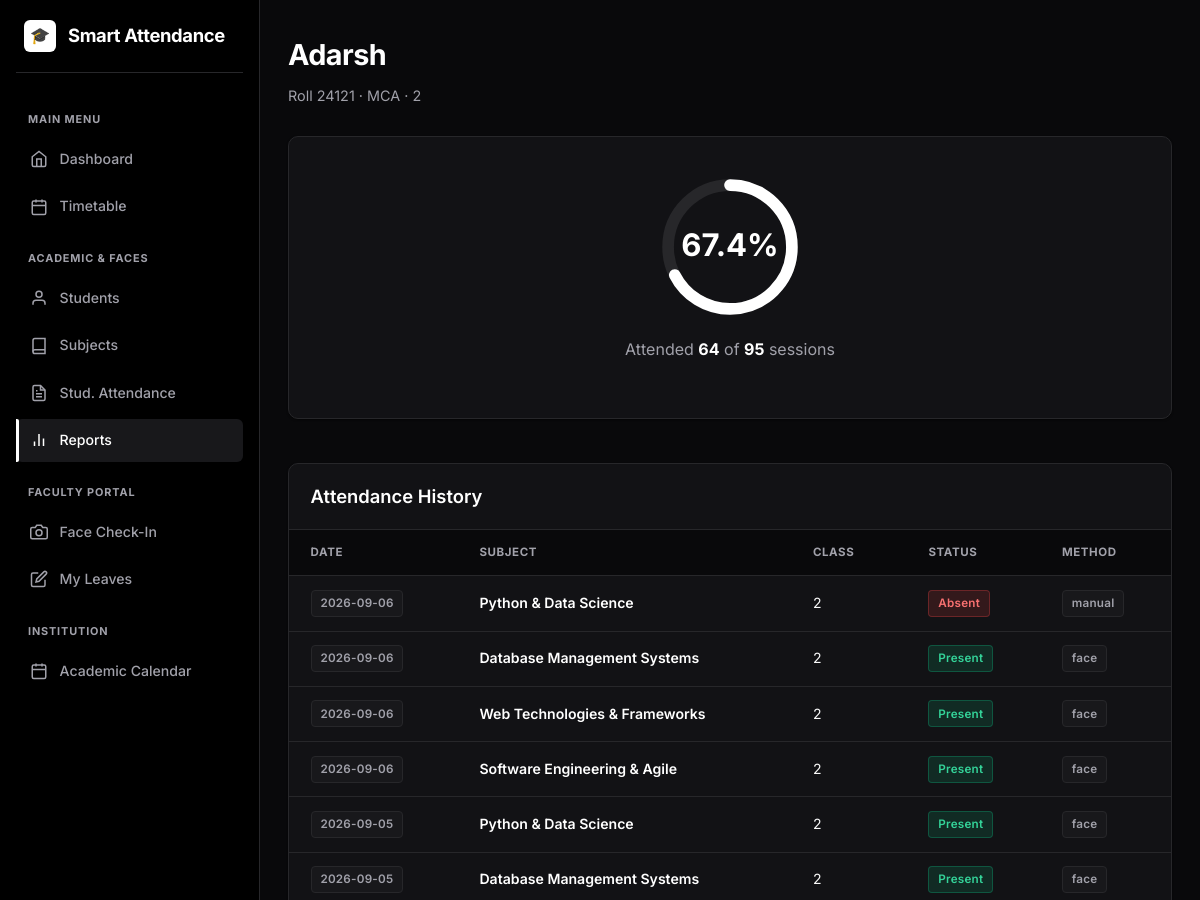
The page /reports/student/9 (signed in, upper part) on the database as committed earlier.
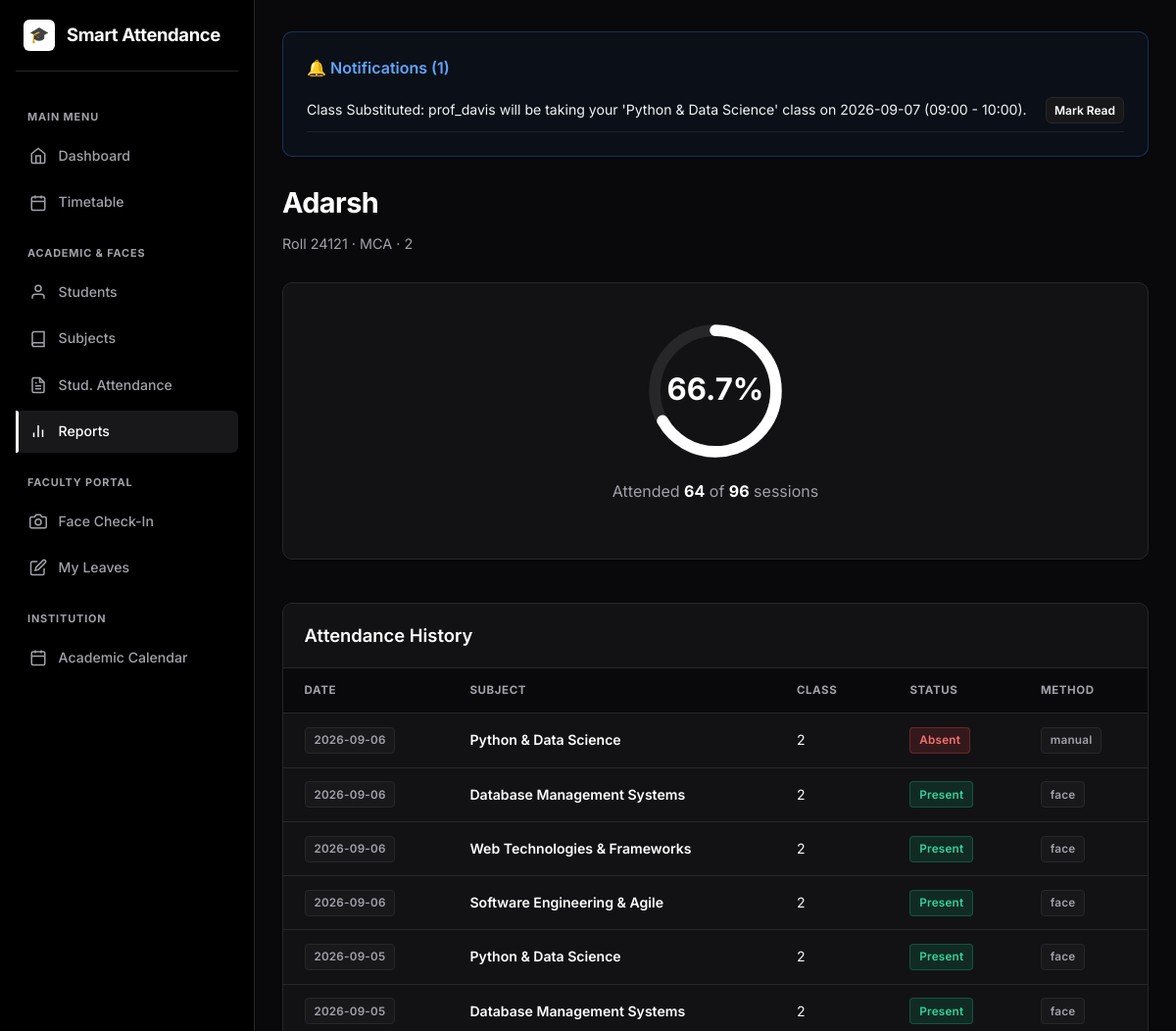
The same page on the database as committed later.
### models.py (models this page shows, shortened)
class Attendance(db.Model):
    __tablename__ = "attendance"
    __table_args__ = (
        db.UniqueConstraint("session_id", "student_id", name="uq_session_student"),
    )
    id = db.Column(db.Integer, primary_key=True)
    session_id = db.Column(db.Integer, db.ForeignKey("sessions.id"), nullable=False)
    student_id = db.Column(db.Integer, db.ForeignKey("students.id"), nullable=False)
    status = db.Column(db.String(10), default="present")  # present / absent
    method = db.Column(db.String(10), default="face")      # face / manual
    marked_at = db.Column(db.DateTime, default=datetime.utcnow)

class AttendanceSession(db.Model):
    __tablename__ = "sessions"
    id = db.Column(db.Integer, primary_key=True)
    subject_id = db.Column(db.Integer, db.ForeignKey("subjects.id"), nullable=False)
    faculty_id = db.Column(db.Integer, db.ForeignKey("users.id"), nullable=True)
    faculty = db.relationship("User", foreign_keys=[faculty_id])
    class_name = db.Column(db.String(80), default="")
    session_date = db.Column(db.Date, default=date.today)
    created_at = db.Column(db.DateTime, default=datetime.utcnow)
    records = db.relationship(
        "Attendance", backref="session", cascade="all, delete-orphan"
    )

class Subject(db.Model):
    __tablename__ = "subjects"
    id = db.Column(db.Integer, primary_key=True)
    code = db.Column(db.String(40), unique=True, nullable=False)
    name = db.Column(db.String(120), nullable=False)
    faculty_id = db.Column(db.Integer, db.ForeignKey("users.id"), nullable=True)
    faculty = db.relationship("User", foreign_keys=[faculty_id])
    sessions = db.relationship(
        "AttendanceSession", backref="subject", cascade="all, delete-orphan"
    )

class Notification(db.Model):
    __tablename__ = "notifications"
    id = db.Column(db.Integer, primary_key=True)
    user_id = db.Column(db.Integer, db.ForeignKey("users.id"), nullable=False)
    user = db.relationship("User", foreign_keys=[user_id], backref=db.backref("notifications", cascade="all, delete-orphan"))
    message = db.Column(db.String(255), nullable=False)
    is_read = db.Column(db.Boolean, default=False)
    created_at = db.Column(db.DateTime, default=datetime.utcnow)
    action_url = db.Column(db.String(255), nullable=True)
    claim_id = db.Column(db.Integer, db.ForeignKey("timetable_claims.id", ondelete="CASCADE"), nullable=True)
    claim = db.relationship("TimetableClaim", backref=db.backref("notifications", cascade="all, delete-orphan"))

### blueprints/reports.py (the view)
@reports_bp.route("/student/<int:student_id>")
@login_required
def student_detail(student_id):
    student = Student.query.get_or_404(student_id)
    if current_user.role == ROLE_STUDENT and current_user.student_id != student.id:
        abort(403)
    records = (Attendance.query
               .filter_by(student_id=student.id)
               .join(AttendanceSession)
               .order_by(AttendanceSession.session_date.desc())
               .all())
    total_sessions = AttendanceSession.query.count()
    present = sum(1 for r in records if r.status in ["present", "excused"])
    pct = round(100.0 * present / total_sessions, 1) if total_sessions else 0.0
    return render_template("reports/student.html", student=student,
                           records=records, present=present,
                           total_sessions=total_sessions, percentage=pct)

### templates/reports/student.html (shortened to what this page needs)
{% extends "base.html" %}
{% block content %}
<h1>{{ student.name }}</h1>
<p class="subtitle">Roll {{ student.roll_number }} · {{ student.department or '—' }} · {{ student.class_name or '—' }}</p>
<div class="card" style="text-align:center; padding: 2.5rem 1.5rem;">
  <div style="position:relative; width:140px; height:140px; margin: 0 auto 1.25rem;">
    <svg viewBox="0 0 36 36" class="circular-chart" style="width:100%; height:100%;">
      <path class="circle-bg"
        d="M18 2.0845
          a 15.9155 15.9155 0 0 1 0 31.831
          a 15.9155 15.9155 0 0 1 0 -31.831"
      />
      <path class="circle"
        stroke="#ffffff"
        stroke-dasharray="{{ percentage }}, 100"
        d="M18 2.0845
          a 15.9155 15.9155 0 0 1 0 31.831
          a 15.9155 15.9155 0 0 1 0 -31.831"
      />
      <text x="18" y="20.35" class="percentage">{{ percentage }}%</text>
    </svg>
  </div>
  <p class="muted" style="font-size: 1rem;">Attended <strong style="color:#fff;">{{ present }}</strong> of <strong style="color:#fff;">{{ total_sessions }}</strong> sessions</p>
</div>
<div class="card card-table" style="margin-top:1.5rem;">
  <div class="card-table-header">
    <h2>Attendance History</h2>
  </div>
  {% if records %}
  <div class="table-responsive">
    <table>
      <thead>
        <tr><th>Date</th><th>Subject</th><th>Class</th><th>Status</th><th>Method</th></tr>
      </thead>
      <tbody>
        {% for r in records %}
        <tr>
          <td><span class="badge badge-muted">{{ r.session.session_date }}</span></td>
          <td style="font-weight:600; color:#fff;">{{ r.session.subject.name }}</td>
          <td>{{ r.session.class_name or '—' }}</td>
          <td>
            {% if r.status == 'present' %}<span class="badge badge-yes">Present</span>
            {% else %}<span class="badge badge-no">{{ r.status|capitalize }}</span>{% endif %}
          </td>
          <td><span class="badge badge-muted">{{ r.method }}</span></td>
        </tr>
        {% endfor %}
      </tbody>
    </table>
  </div>
  {% else %}
  <p class="muted" style="padding:2.5rem 1.5rem; text-align:center;">No attendance records yet.</p>
  {% endif %}
</div>
{% endblock %}

### templates/base.html (shortened to what the changed rows need)
<!DOCTYPE html>
<html lang="en">
<head>
  <link rel="stylesheet" href="{{ url_for('static', filename='style.css') }}">
</head>
<body>
  <div class="app-layout{% if not current_user.is_authenticated %} auth-layout{% endif %}">
    <div class="main-wrapper">
      <main class="container page-transition">
        {% if current_user.is_authenticated and user_notifications %}
        <div class="card" style="margin-bottom: 1.5rem; background-color: rgba(59, 130, 246, 0.05); border: 1px solid rgba(59, 130, 246, 0.3);">
          <div style="display:flex; justify-content:space-between; align-items:center; margin-bottom:0.5rem;">
            <h3 style="margin:0; color: #60a5fa; font-size:1rem; display:flex; align-items:center; gap:6px;">
              🔔 Notifications ({{ unread_notifications_count }})
            </h3>
          </div>
          <ul style="list-style: none; padding-left: 0; margin-bottom: 0;">
            {% for notif in user_notifications %}
              <li style="margin-top: 0.5rem; padding-bottom: 0.5rem; border-bottom: 1px solid rgba(255, 255, 255, 0.08); display:flex; justify-content:space-between; align-items:center; flex-wrap:wrap; gap:0.5rem;">
                <span style="font-size: 0.88rem; color: #f1f5f9;">{{ notif.message }}</span>
                <div style="display: flex; gap: 0.5rem;">
                  {% if notif.claim_id and notif.claim and notif.claim.status == 'pending' and current_user.id != notif.claim.claimed_by_id %}
                    <a href="{{ url_for('dashboard.handle_notification', notif_id=notif.id, action='accept') }}" class="btn btn-sm" style="background-color: #10b981; border:none; padding: 0.2rem 0.5rem; font-size: 0.75rem;">Accept</a>
                    <a href="{{ url_for('dashboard.handle_notification', notif_id=notif.id, action='report') }}" class="btn btn-sm btn-secondary" style="padding: 0.2rem 0.5rem; font-size: 0.75rem;">Report</a>
                    <a href="{{ url_for('dashboard.handle_notification', notif_id=notif.id, action='reject') }}" class="btn btn-sm btn-secondary" style="padding: 0.2rem 0.5rem; font-size: 0.75rem; background-color: rgba(239, 68, 68, 0.1); color: #ef4444;">Reject</a>
                  {% else %}
                    <a href="{{ url_for('dashboard.handle_notification', notif_id=notif.id, action='read') }}" class="btn btn-sm btn-secondary" style="padding: 0.2rem 0.5rem; font-size: 0.75rem;">Mark Read</a>
                  {% endif %}
                </div>
              </li>
            {% endfor %}
          </ul>
        </div>
        {% endif %}
        {% block content %}{% endblock %}
      </main>
    </div>
  </div>
</body>
</html>

Rows that differ between the two databases and show on the page:
added Notification: message "Class Substituted: prof_davis will be taking your 'Python & Data Science' class on 2026-09-07 (09:00 - 10:00)."
Other text that changed with them:
{{ unread_notifications_count }}: (not shown) → "1"
{{ percentage }}: "67.4" → "66.7"
{{ total_sessions }}: "95" → "96"
text now shown: "🔔 Notifications ( )"
